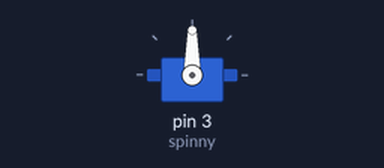
A sketch run on a simulated Arduino Uno, built with avr-gcc and run on an emulated ATmega328P. Parts: servo.

Above: at 0.1 s.
Timing chart, 0 to 40.0 s (numbered marks = the images above):
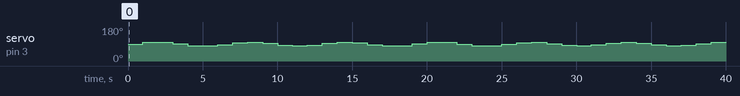

The sketch:

test.ino
```cpp
#include <Servo.h>

Servo spinny;

void setup() {
  spinny.attach (3);
  Serial.begin(9600);;
}

void loop() {
  int x = millis()/1000;
  int angle = ((10*sin(x))+90);
  spinny.write(angle);
}
```

Measured:
- by itself, servo on pin 3 (spinny): 90° → 98° at 1.0 s, → 99° 1.0 s later, → 91° 1.0 s later, → 82° 1.0 s later, … (39 changes in this stretch)
